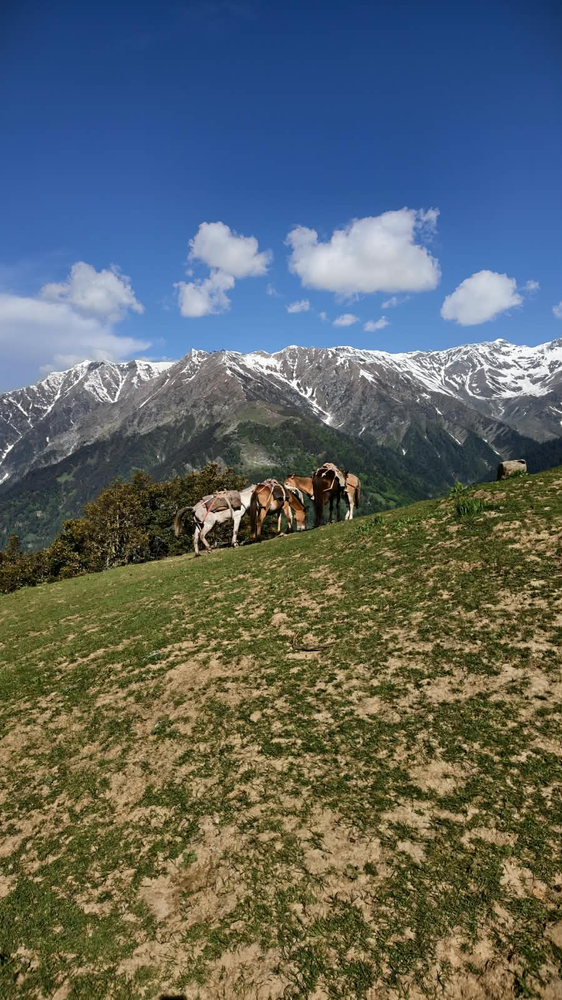
#> input picture data/payloads/test.png, 562 x 1000 px, shrunk from 900 x 1600 before the run; its folder holds only this picture in this run
$ python -i inspect_cover_diversity.py   (imports and definitions only)
#> lines starting #> are read from the running program, lines starting #| are printed output that depends on the picture; after the words box and inside, x2 and y2 are one past the last pixel; in counts of white or black regions, pixels touching at a corner belong together
from pathlib import Path

import cv2
import numpy as np
import pandas as pd


# ============================================================
# PATHS
# ============================================================

COVER_DIR = Path("data/images/covers")
OUTPUT_DIR = Path("results/multi_cover_analysis")
OUTPUT_FILE = OUTPUT_DIR / "cover_diversity.csv"

# [1 line not run here, left out]


# ============================================================
# FEATURE FUNCTIONS
# ============================================================

def calculate_entropy(gray_image):
    """Calculate grayscale image entropy."""
    histogram = cv2.calcHist(
        [gray_image],
        [0],
        None,
        [256],
        [0, 256]
    ).ravel()

    histogram = histogram / histogram.sum()
    histogram = histogram[histogram > 0]

    return float(-np.sum(histogram * np.log2(histogram)))


def calculate_edge_density(gray_image):
    """Calculate percentage of edge pixels using Canny."""
    edges = cv2.Canny(gray_image, 100, 200)

    return float(np.mean(edges > 0))


def analyze_cover(image_path):
    """Extract diversity-related features from one cover."""
#> called with image_path = '../../data/payloads/test.png'

    image = cv2.imread(str(image_path))
#> image is the input picture: shape (1000, 562, 3); mean B, G, R 100.9, 100.9, 92.7

    if image is None:
        raise ValueError(f"Could not read image: {image_path}")

    gray = cv2.cvtColor(image, cv2.COLOR_BGR2GRAY)
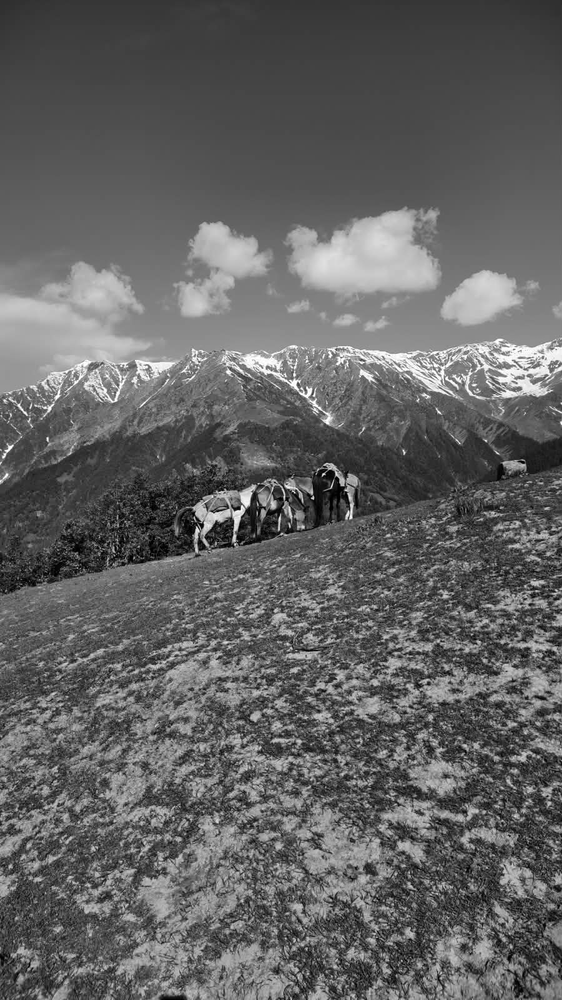
#> gray: shape (1000, 562); min 0, max 255, mean 98.4

    height, width = gray.shape
#> height = 1000; width = 562
    channels = image.shape[2] if len(image.shape) == 3 else 1
#> channels = 3

    mean_intensity = float(np.mean(gray))
#> mean_intensity = 98.44
    std_intensity = float(np.std(gray))
#> std_intensity = 42.34
    entropy = calculate_entropy(gray)
#> in calculate_entropy, `histogram = cv2.calcHist( [gray_image], [0], None, [256], [0, 256] ).r..`: histogram = 256 values, max 8946 at index 72, min 74 at index 0, mean 2195.3
#> in calculate_entropy, `histogram = histogram / histogram.sum()`: histogram = 256 values, max 0.0159 at index 72, min 0.000132 at index 0, mean 0.00391
#> entropy = 7.3
    edge_density = calculate_edge_density(gray)
#> in calculate_edge_density, `edges = cv2.Canny(gray_image, 100, 200)`:
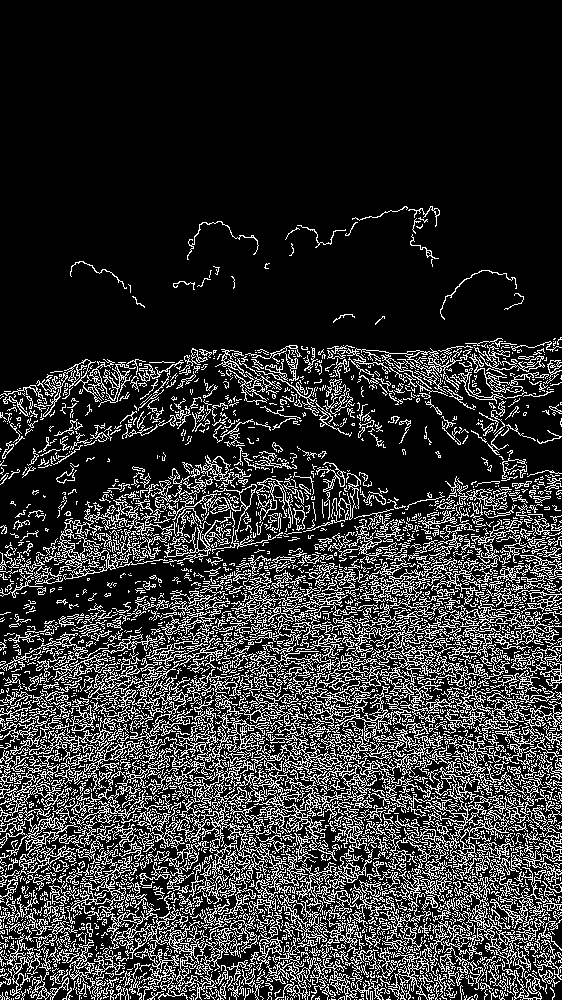
#> edges: shape (1000, 562); 19.4% white in thin lines or dots, all inside (x1, y1, x2, y2) = (0, 206, 562, 1000)
#> edge_density = 0.194

    return {
#> (the run stopped early here; a loop or call above may not have finished)
